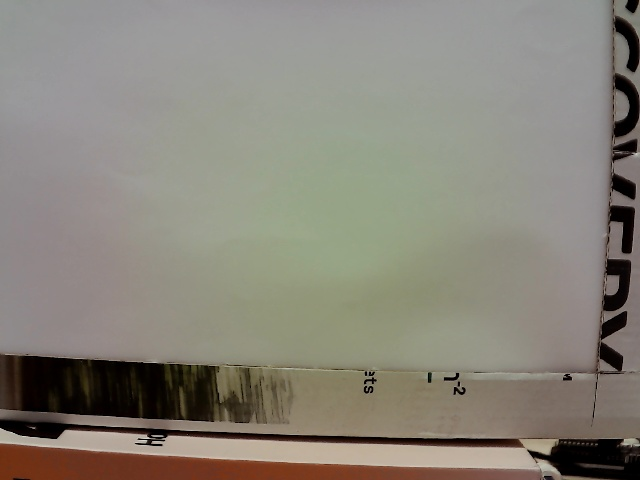
#> input picture 15NovemberData/darkfd/darkfd_000015.tiff, 640 x 480 px; its folder holds only this picture in this run
$ jupyter execute --allow-errors imageAndAngles.ipynb
#> lines starting #> are read from the running program, lines starting #| are printed output that depends on the picture
[cell 1]
import os, sys, time, math
from natsort import natsorted, ns

import numpy as np
import cv2
import matplotlib.pyplot as plt
import cma
from PIL import Image
import glob
import re


from gvxrPython3 import gvxr
from gvxrPython3 import json2gvxr

from gvxrPython3.utils import visualise # Visualise the 3D environment if k3D is supported
from gvxrPython3.utils import plotScreenshot # Visualise the 3D environment using Matplotlib

from gvxrPython3.utils import loadSpekpySpectrum # Generate and load an X-ray spectrum using Spekpy
from gvxrPython3.utils import loadXpecgenSpectrum # Generate and load an X-ray spectrum using xpecgen

[cell 2]
use_padding = True
pad_width = 50
angular_step_in_deg = 3.6

[cell 3]
# data_path = "C:/Users/user/phd/Dataoff/"
# data_path = "C:/Users/user/phd/26SepImages/"
# data_path = "C:/Users/snn23kfl/project/"
data_path = "4thOCtober_image/"
#data_path = "4thCotober_imageAngle/"
#data_path = "23OctoberImage/"
#data_path = "25OctoberData/"

#> (a cell that did not finish here is left out)

[cell 5]
def average_images(image_paths):

    """Average a list of images."""

    # Load the first image to get the shape
    sample_image = cv2.imread(image_paths[0], cv2.IMREAD_GRAYSCALE)
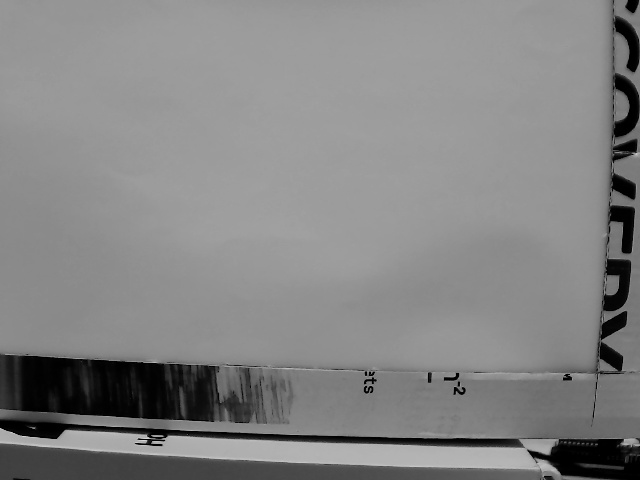
#> sample_image: shape (480, 640); min 0, max 217, mean 132.3
    if sample_image is None:
        raise ValueError(f"Failed to load image: {image_paths[0]}")

    avg_image = np.zeros_like(sample_image, dtype=float)

    if use_padding:
        avg_image = np.pad(avg_image, (pad_width, pad_width), mode='median')

    for path in image_paths:
        image = cv2.imread(path, cv2.IMREAD_GRAYSCALE)

        if image is None:
            raise ValueError(f"Failed to load image: {path}")

        if use_padding:
            median_value = np.median(image)
#> median_value = 148
            image = np.pad(image, (pad_width, pad_width), 'constant', constant_values=(median_value, median_value))
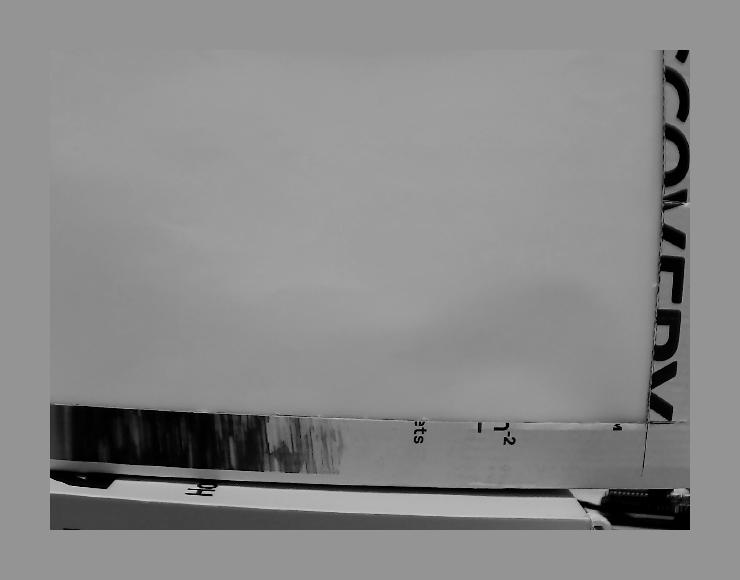
#> image: shape (580, 740); min 0, max 217, mean 136.8

        avg_image += image.astype(float)

    avg_image /= len(image_paths)

    return cv2.medianBlur(avg_image.astype(np.single), 3)

[cell 6]
# [19 lines left out: function flatField, not called in this run]

[cell 7]
#path for my recently acquired images stored in PhD file


dark_field_paths = glob.glob(data_path + '/darkfd/darkfd_*.tiff')
dark_field_paths = natsorted(dark_field_paths, key=lambda y: y.lower())

white_field_paths = glob.glob(data_path + '/whitefd/whitefd_*.tiff')
white_field_paths = natsorted(white_field_paths, key=lambda y: y.lower())

raw_image_paths = glob.glob(data_path + '/raw_images/raw_image_*.tiff')
raw_image_paths = natsorted(raw_image_paths, key=lambda y: y.lower())

if len(raw_image_paths) == 0:
    raw_image_paths = glob.glob(data_path + '/rawimages/raw_images_*.jpg')
    raw_image_paths = natsorted(raw_image_paths, key=lambda y: y.lower())

[cell 8]
#Average the dark field and white field images
I_dark = average_images(dark_field_paths)
#> (the rest of this cell did not finish here and is left out)

[cell 9]
I_raw = []
angles_in_deg = []
for i, fname in enumerate(raw_image_paths):

    angle = angular_step_in_deg * i

    if angle < 360.000001:
        angles_in_deg.append(angular_step_in_deg * i)
        I_raw.append(cv2.imread(fname,
                               cv2.IMREAD_GRAYSCALE))

        if use_padding:
            median_value = np.median(I_raw[-1])
            I_raw[-1] = np.pad(I_raw[-1], (pad_width, pad_width), 'constant', constant_values=(median_value, median_value))

I_raw = np.array(I_raw, dtype=np.single)
# [7 lines of commented-out code are left out]

#> (the rest of this cell did not finish here and is left out)

[cell 10]
# Define a function to save images
# [8 lines left out: function save_images, not called in this run]

# Assuming you have a directory to save the images
save_directory = "C:/Users/snn23kfl/project/4thOCtober_image/corrected"  # Replace with your actual directory path

# Save the flat-field corrected images using image with light off as dark field
#> (the rest of this cell did not finish here and is left out)

[cell 11]
# [22 lines left out: function save_images, not called in this run]

[cell 12]
corrected_path = os.path.join(data_path, "corrected")

#> (a cell that did not finish here is left out)

[cell 14]
# This assumes the extra pixels are evenly distributed around the image
crop_x = (I_dark.shape[1] - 640) // 2
#> crop_x = 50
crop_y = (I_dark.shape[0] - 480) // 2
#> crop_y = 50
I_dark_cropped = I_dark[crop_y:crop_y+480, crop_x:crop_x+640]
#> (the rest of this cell did not finish here and is left out)
